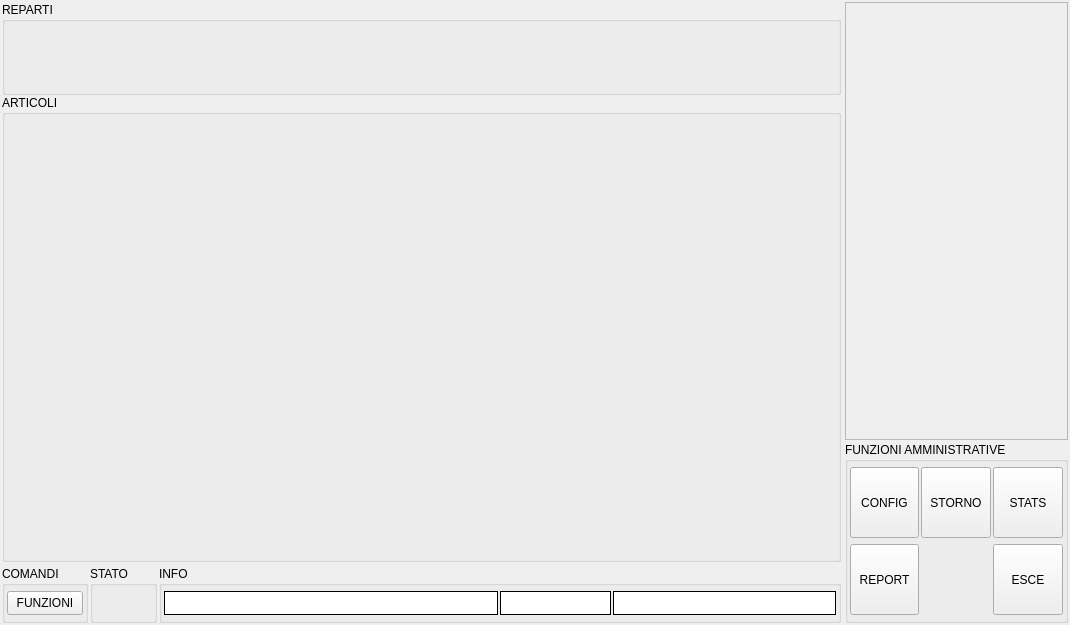
<?xml version="1.0" encoding="UTF-8"?>
<ui version="4.0">
 <class>MainWindow</class>
 <widget class="QMainWindow" name="MainWindow">
  <property name="windowModality">
   <enum>Qt::NonModal</enum>
  </property>
  <property name="geometry">
   <rect>
    <x>0</x>
    <y>0</y>
    <width>1070</width>
    <height>625</height>
   </rect>
  </property>
  <property name="windowTitle">
   <string>GESTIONE CASSA</string>
  </property>
  <property name="windowIcon">
   <iconset resource="risorse.qrc">
    <normaloff>:/GestCassa/cash_register.ico</normaloff>:/GestCassa/cash_register.ico</iconset>
  </property>
  <property name="styleSheet">
   <string notr="true"/>
  </property>
  <widget class="QWidget" name="centralWidget">
   <layout class="QGridLayout" name="gridLayout" rowstretch="1,0" columnstretch="4,1">
    <property name="leftMargin">
     <number>2</number>
    </property>
    <property name="topMargin">
     <number>2</number>
    </property>
    <property name="rightMargin">
     <number>2</number>
    </property>
    <property name="bottomMargin">
     <number>2</number>
    </property>
    <property name="spacing">
     <number>4</number>
    </property>
    <item row="1" column="0">
     <layout class="QHBoxLayout" name="horizontalLayout_2" stretch="0,0,1">
      <property name="spacing">
       <number>2</number>
      </property>
      <item>
       <widget class="QGroupBox" name="comandiBox">
        <property name="sizePolicy">
         <sizepolicy hsizetype="MinimumExpanding" vsizetype="Preferred">
          <horstretch>0</horstretch>
          <verstretch>0</verstretch>
         </sizepolicy>
        </property>
        <property name="maximumSize">
         <size>
          <width>16777215</width>
          <height>100</height>
         </size>
        </property>
        <property name="title">
         <string>COMANDI</string>
        </property>
        <layout class="QHBoxLayout" name="horizontalLayout">
         <property name="spacing">
          <number>2</number>
         </property>
         <property name="leftMargin">
          <number>2</number>
         </property>
         <property name="topMargin">
          <number>5</number>
         </property>
         <property name="rightMargin">
          <number>2</number>
         </property>
         <property name="bottomMargin">
          <number>5</number>
         </property>
         <item>
          <widget class="QToolButton" name="funzioniBtn">
           <property name="sizePolicy">
            <sizepolicy hsizetype="Minimum" vsizetype="Expanding">
             <horstretch>0</horstretch>
             <verstretch>0</verstretch>
            </sizepolicy>
           </property>
           <property name="maximumSize">
            <size>
             <width>100</width>
             <height>100</height>
            </size>
           </property>
           <property name="text">
            <string>FUNZIONI</string>
           </property>
           <property name="icon">
            <iconset resource="risorse.qrc">
             <normaloff>:/GestCassa/operazioni</normaloff>:/GestCassa/operazioni</iconset>
           </property>
           <property name="iconSize">
            <size>
             <width>48</width>
             <height>48</height>
            </size>
           </property>
           <property name="autoExclusive">
            <bool>false</bool>
           </property>
           <property name="toolButtonStyle">
            <enum>Qt::ToolButtonTextUnderIcon</enum>
           </property>
          </widget>
         </item>
        </layout>
       </widget>
      </item>
      <item>
       <widget class="QGroupBox" name="statusBox">
        <property name="sizePolicy">
         <sizepolicy hsizetype="Minimum" vsizetype="Preferred">
          <horstretch>0</horstretch>
          <verstretch>0</verstretch>
         </sizepolicy>
        </property>
        <property name="maximumSize">
         <size>
          <width>16777215</width>
          <height>100</height>
         </size>
        </property>
        <property name="title">
         <string>STATO</string>
        </property>
        <layout class="QHBoxLayout" name="_2">
         <property name="spacing">
          <number>2</number>
         </property>
         <property name="leftMargin">
          <number>2</number>
         </property>
         <property name="topMargin">
          <number>5</number>
         </property>
         <property name="rightMargin">
          <number>2</number>
         </property>
         <property name="bottomMargin">
          <number>5</number>
         </property>
         <item>
          <widget class="QLabel" name="statoDBLbl">
           <property name="autoFillBackground">
            <bool>false</bool>
           </property>
           <property name="text">
            <string/>
           </property>
           <property name="pixmap">
            <pixmap resource="risorse.qrc">:/GestCassa/db_ok</pixmap>
           </property>
           <property name="alignment">
            <set>Qt::AlignCenter</set>
           </property>
          </widget>
         </item>
        </layout>
       </widget>
      </item>
      <item>
       <widget class="QGroupBox" name="infoBox">
        <property name="sizePolicy">
         <sizepolicy hsizetype="MinimumExpanding" vsizetype="Preferred">
          <horstretch>3</horstretch>
          <verstretch>1</verstretch>
         </sizepolicy>
        </property>
        <property name="maximumSize">
         <size>
          <width>16777215</width>
          <height>100</height>
         </size>
        </property>
        <property name="title">
         <string>INFO</string>
        </property>
        <layout class="QHBoxLayout" name="horizontalLayout_4" stretch="3,1,2">
         <property name="spacing">
          <number>2</number>
         </property>
         <property name="leftMargin">
          <number>2</number>
         </property>
         <property name="topMargin">
          <number>5</number>
         </property>
         <property name="rightMargin">
          <number>2</number>
         </property>
         <property name="bottomMargin">
          <number>5</number>
         </property>
         <item>
          <widget class="QLabel" name="messaggiArea">
           <property name="sizePolicy">
            <sizepolicy hsizetype="Expanding" vsizetype="Preferred">
             <horstretch>0</horstretch>
             <verstretch>0</verstretch>
            </sizepolicy>
           </property>
           <property name="minimumSize">
            <size>
             <width>90</width>
             <height>0</height>
            </size>
           </property>
           <property name="font">
            <font>
             <pointsize>14</pointsize>
             <weight>75</weight>
             <italic>false</italic>
             <bold>true</bold>
            </font>
           </property>
           <property name="styleSheet">
            <string notr="true">background-color: rgb(255, 255, 255);</string>
           </property>
           <property name="frameShape">
            <enum>QFrame::Box</enum>
           </property>
           <property name="text">
            <string/>
           </property>
           <property name="alignment">
            <set>Qt::AlignCenter</set>
           </property>
           <property name="wordWrap">
            <bool>true</bool>
           </property>
           <property name="textInteractionFlags">
            <set>Qt::NoTextInteraction</set>
           </property>
          </widget>
         </item>
         <item>
          <widget class="QFrame" name="clockFrame">
           <property name="sizePolicy">
            <sizepolicy hsizetype="Expanding" vsizetype="Preferred">
             <horstretch>0</horstretch>
             <verstretch>0</verstretch>
            </sizepolicy>
           </property>
           <property name="minimumSize">
            <size>
             <width>90</width>
             <height>0</height>
            </size>
           </property>
           <property name="styleSheet">
            <string notr="true">background-color: rgb(255, 255, 255);</string>
           </property>
           <property name="frameShape">
            <enum>QFrame::Box</enum>
           </property>
          </widget>
         </item>
         <item>
          <widget class="QFrame" name="infoFrame">
           <property name="sizePolicy">
            <sizepolicy hsizetype="Expanding" vsizetype="Preferred">
             <horstretch>0</horstretch>
             <verstretch>0</verstretch>
            </sizepolicy>
           </property>
           <property name="minimumSize">
            <size>
             <width>90</width>
             <height>0</height>
            </size>
           </property>
           <property name="styleSheet">
            <string notr="true">background-color: rgb(255, 255, 255);</string>
           </property>
           <property name="frameShape">
            <enum>QFrame::Box</enum>
           </property>
           <property name="lineWidth">
            <number>1</number>
           </property>
          </widget>
         </item>
        </layout>
       </widget>
      </item>
     </layout>
    </item>
    <item row="0" column="0">
     <widget class="QFrame" name="workAreaFrame">
      <property name="frameShape">
       <enum>QFrame::NoFrame</enum>
      </property>
      <property name="frameShadow">
       <enum>QFrame::Raised</enum>
      </property>
      <layout class="QVBoxLayout" name="verticalLayout">
       <property name="spacing">
        <number>0</number>
       </property>
       <property name="leftMargin">
        <number>0</number>
       </property>
       <property name="topMargin">
        <number>0</number>
       </property>
       <property name="rightMargin">
        <number>0</number>
       </property>
       <property name="bottomMargin">
        <number>0</number>
       </property>
       <item>
        <widget class="QGroupBox" name="repartiBox">
         <property name="sizePolicy">
          <sizepolicy hsizetype="Preferred" vsizetype="Preferred">
           <horstretch>0</horstretch>
           <verstretch>1</verstretch>
          </sizepolicy>
         </property>
         <property name="minimumSize">
          <size>
           <width>0</width>
           <height>50</height>
          </size>
         </property>
         <property name="maximumSize">
          <size>
           <width>16777215</width>
           <height>100</height>
          </size>
         </property>
         <property name="title">
          <string>REPARTI</string>
         </property>
        </widget>
       </item>
       <item>
        <widget class="QGroupBox" name="articoliBox">
         <property name="sizePolicy">
          <sizepolicy hsizetype="Preferred" vsizetype="Preferred">
           <horstretch>0</horstretch>
           <verstretch>5</verstretch>
          </sizepolicy>
         </property>
         <property name="styleSheet">
          <string notr="true"/>
         </property>
         <property name="title">
          <string>ARTICOLI</string>
         </property>
         <layout class="QHBoxLayout" name="horizontalLayout_3">
          <property name="spacing">
           <number>2</number>
          </property>
          <property name="leftMargin">
           <number>0</number>
          </property>
          <property name="topMargin">
           <number>5</number>
          </property>
          <property name="rightMargin">
           <number>0</number>
          </property>
          <property name="bottomMargin">
           <number>5</number>
          </property>
          <item>
           <widget class="QStackedWidget" name="articoliStackedWidget">
            <property name="sizePolicy">
             <sizepolicy hsizetype="Preferred" vsizetype="Preferred">
              <horstretch>0</horstretch>
              <verstretch>4</verstretch>
             </sizepolicy>
            </property>
            <property name="frameShape">
             <enum>QFrame::NoFrame</enum>
            </property>
            <property name="frameShadow">
             <enum>QFrame::Raised</enum>
            </property>
           </widget>
          </item>
         </layout>
        </widget>
       </item>
      </layout>
     </widget>
    </item>
    <item row="0" column="1" rowspan="2">
     <layout class="QVBoxLayout" name="verticalLayout_2" stretch="1,0">
      <property name="spacing">
       <number>2</number>
      </property>
      <item>
       <widget class="QStackedWidget" name="latoStackedWidget">
        <property name="frameShape">
         <enum>QFrame::StyledPanel</enum>
        </property>
        <property name="frameShadow">
         <enum>QFrame::Plain</enum>
        </property>
       </widget>
      </item>
      <item>
       <widget class="QGroupBox" name="adminFunctBox">
        <property name="sizePolicy">
         <sizepolicy hsizetype="MinimumExpanding" vsizetype="Preferred">
          <horstretch>0</horstretch>
          <verstretch>0</verstretch>
         </sizepolicy>
        </property>
        <property name="maximumSize">
         <size>
          <width>16777215</width>
          <height>250</height>
         </size>
        </property>
        <property name="title">
         <string>FUNZIONI AMMINISTRATIVE</string>
        </property>
        <property name="flat">
         <bool>false</bool>
        </property>
        <layout class="QGridLayout" name="gridLayout_2">
         <property name="leftMargin">
          <number>2</number>
         </property>
         <property name="topMargin">
          <number>5</number>
         </property>
         <property name="rightMargin">
          <number>2</number>
         </property>
         <property name="bottomMargin">
          <number>5</number>
         </property>
         <property name="horizontalSpacing">
          <number>2</number>
         </property>
         <item row="0" column="2">
          <widget class="QToolButton" name="stornoBtn">
           <property name="sizePolicy">
            <sizepolicy hsizetype="MinimumExpanding" vsizetype="Expanding">
             <horstretch>0</horstretch>
             <verstretch>0</verstretch>
            </sizepolicy>
           </property>
           <property name="minimumSize">
            <size>
             <width>70</width>
             <height>70</height>
            </size>
           </property>
           <property name="maximumSize">
            <size>
             <width>100</width>
             <height>100</height>
            </size>
           </property>
           <property name="text">
            <string>STORNO</string>
           </property>
           <property name="icon">
            <iconset resource="risorse.qrc">
             <normaloff>:/GestCassa/cancella</normaloff>:/GestCassa/cancella</iconset>
           </property>
           <property name="iconSize">
            <size>
             <width>48</width>
             <height>48</height>
            </size>
           </property>
           <property name="autoExclusive">
            <bool>false</bool>
           </property>
           <property name="toolButtonStyle">
            <enum>Qt::ToolButtonTextUnderIcon</enum>
           </property>
          </widget>
         </item>
         <item row="0" column="3">
          <widget class="QToolButton" name="statsBtn">
           <property name="sizePolicy">
            <sizepolicy hsizetype="MinimumExpanding" vsizetype="Expanding">
             <horstretch>0</horstretch>
             <verstretch>0</verstretch>
            </sizepolicy>
           </property>
           <property name="minimumSize">
            <size>
             <width>70</width>
             <height>70</height>
            </size>
           </property>
           <property name="maximumSize">
            <size>
             <width>100</width>
             <height>100</height>
            </size>
           </property>
           <property name="text">
            <string>STATS</string>
           </property>
           <property name="icon">
            <iconset resource="risorse.qrc">
             <normaloff>:/GestCassa/stats</normaloff>:/GestCassa/stats</iconset>
           </property>
           <property name="iconSize">
            <size>
             <width>48</width>
             <height>48</height>
            </size>
           </property>
           <property name="autoExclusive">
            <bool>false</bool>
           </property>
           <property name="toolButtonStyle">
            <enum>Qt::ToolButtonTextUnderIcon</enum>
           </property>
          </widget>
         </item>
         <item row="1" column="3">
          <widget class="QToolButton" name="closeBtn">
           <property name="sizePolicy">
            <sizepolicy hsizetype="MinimumExpanding" vsizetype="Expanding">
             <horstretch>0</horstretch>
             <verstretch>0</verstretch>
            </sizepolicy>
           </property>
           <property name="minimumSize">
            <size>
             <width>69</width>
             <height>71</height>
            </size>
           </property>
           <property name="maximumSize">
            <size>
             <width>100</width>
             <height>100</height>
            </size>
           </property>
           <property name="text">
            <string>ESCE</string>
           </property>
           <property name="icon">
            <iconset resource="risorse.qrc">
             <normaloff>:/GestCassa/esce</normaloff>:/GestCassa/esce</iconset>
           </property>
           <property name="iconSize">
            <size>
             <width>48</width>
             <height>48</height>
            </size>
           </property>
           <property name="autoExclusive">
            <bool>false</bool>
           </property>
           <property name="toolButtonStyle">
            <enum>Qt::ToolButtonTextUnderIcon</enum>
           </property>
          </widget>
         </item>
         <item row="1" column="1">
          <widget class="QToolButton" name="reportBtn">
           <property name="sizePolicy">
            <sizepolicy hsizetype="MinimumExpanding" vsizetype="Expanding">
             <horstretch>0</horstretch>
             <verstretch>0</verstretch>
            </sizepolicy>
           </property>
           <property name="minimumSize">
            <size>
             <width>69</width>
             <height>71</height>
            </size>
           </property>
           <property name="maximumSize">
            <size>
             <width>100</width>
             <height>100</height>
            </size>
           </property>
           <property name="text">
            <string>REPORT</string>
           </property>
           <property name="icon">
            <iconset resource="risorse.qrc">
             <normaloff>:/GestCassa/report 2</normaloff>:/GestCassa/report 2</iconset>
           </property>
           <property name="iconSize">
            <size>
             <width>48</width>
             <height>48</height>
            </size>
           </property>
           <property name="autoExclusive">
            <bool>false</bool>
           </property>
           <property name="toolButtonStyle">
            <enum>Qt::ToolButtonTextUnderIcon</enum>
           </property>
          </widget>
         </item>
         <item row="0" column="1">
          <widget class="QToolButton" name="configurazioneBtn">
           <property name="sizePolicy">
            <sizepolicy hsizetype="MinimumExpanding" vsizetype="Expanding">
             <horstretch>0</horstretch>
             <verstretch>0</verstretch>
            </sizepolicy>
           </property>
           <property name="minimumSize">
            <size>
             <width>69</width>
             <height>71</height>
            </size>
           </property>
           <property name="maximumSize">
            <size>
             <width>100</width>
             <height>100</height>
            </size>
           </property>
           <property name="text">
            <string>CONFIG</string>
           </property>
           <property name="icon">
            <iconset resource="risorse.qrc">
             <normaloff>:/GestCassa/configurazione</normaloff>:/GestCassa/configurazione</iconset>
           </property>
           <property name="iconSize">
            <size>
             <width>48</width>
             <height>48</height>
            </size>
           </property>
           <property name="autoExclusive">
            <bool>false</bool>
           </property>
           <property name="toolButtonStyle">
            <enum>Qt::ToolButtonTextUnderIcon</enum>
           </property>
          </widget>
         </item>
        </layout>
       </widget>
      </item>
     </layout>
    </item>
   </layout>
  </widget>
 </widget>
 <layoutdefault spacing="6" margin="11"/>
 <resources>
  <include location="risorse.qrc"/>
 </resources>
 <connections/>
</ui>
